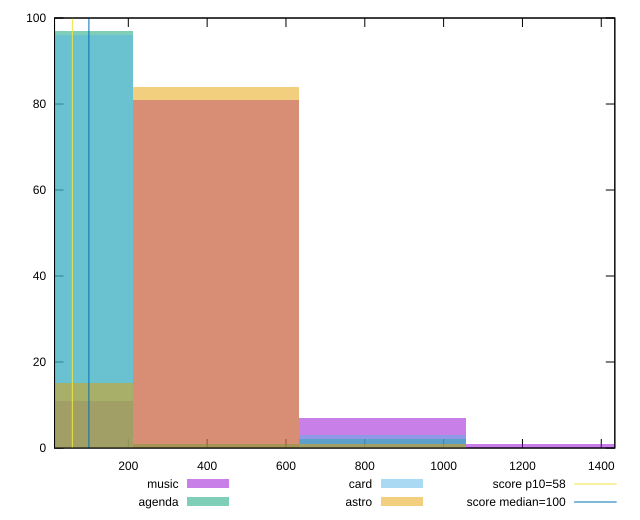

This figure's gnuplot source:
reset

$music <<EOF
0 11
422.7018727577617 81
845.4037455155234 7
1268.105618273285 1
EOF

$agenda <<EOF
422.7018727577617 1
845.4037455155234 2
0 97
EOF

$card <<EOF
845.4037455155234 3
0 96
EOF

$astro <<EOF
0 15
422.7018727577617 84
845.4037455155234 1
EOF

set key outside below
set boxwidth 422.7018727577617
set xrange [12.8:1434.3999999999994]
set yrange [0:100]
set trange [0:100]
set style fill transparent solid 0.5 noborder

set parametric
set terminal svg size 640, 520 enhanced background rgb 'white'
set output "report/report_00029_2021-02-24T13-36-40.390Z/estimated-input-latency/comparison/histogram/all_raw.svg"

plot $music title "music" with boxes, \
     $agenda title "agenda" with boxes, \
     $card title "card" with boxes, \
     $astro title "astro" with boxes, \
     58,t title "score p10=58", \
     100,t title "score median=100"

reset
